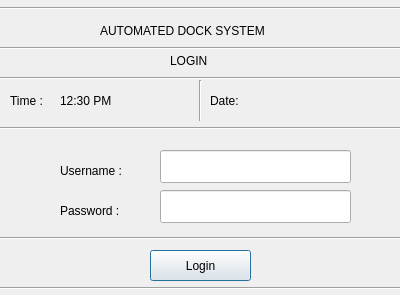
<?xml version="1.0" encoding="UTF-8"?>
<ui version="4.0">
 <class>Dialog</class>
 <widget class="QDialog" name="Dialog">
  <property name="geometry">
   <rect>
    <x>0</x>
    <y>0</y>
    <width>400</width>
    <height>295</height>
   </rect>
  </property>
  <property name="windowTitle">
   <string>Dialog</string>
  </property>
  <widget class="Line" name="line">
   <property name="geometry">
    <rect>
     <x>0</x>
     <y>0</y>
     <width>401</width>
     <height>16</height>
    </rect>
   </property>
   <property name="orientation">
    <enum>Qt::Horizontal</enum>
   </property>
  </widget>
  <widget class="QLabel" name="label">
   <property name="geometry">
    <rect>
     <x>100</x>
     <y>20</y>
     <width>211</width>
     <height>21</height>
    </rect>
   </property>
   <property name="text">
    <string>AUTOMATED DOCK SYSTEM</string>
   </property>
  </widget>
  <widget class="Line" name="line_2">
   <property name="geometry">
    <rect>
     <x>0</x>
     <y>40</y>
     <width>401</width>
     <height>16</height>
    </rect>
   </property>
   <property name="orientation">
    <enum>Qt::Horizontal</enum>
   </property>
  </widget>
  <widget class="Line" name="line_3">
   <property name="geometry">
    <rect>
     <x>0</x>
     <y>70</y>
     <width>401</width>
     <height>16</height>
    </rect>
   </property>
   <property name="orientation">
    <enum>Qt::Horizontal</enum>
   </property>
  </widget>
  <widget class="QLabel" name="label_2">
   <property name="geometry">
    <rect>
     <x>170</x>
     <y>50</y>
     <width>67</width>
     <height>21</height>
    </rect>
   </property>
   <property name="text">
    <string>LOGIN</string>
   </property>
  </widget>
  <widget class="Line" name="line_4">
   <property name="geometry">
    <rect>
     <x>0</x>
     <y>120</y>
     <width>401</width>
     <height>16</height>
    </rect>
   </property>
   <property name="orientation">
    <enum>Qt::Horizontal</enum>
   </property>
  </widget>
  <widget class="QLabel" name="label_3">
   <property name="geometry">
    <rect>
     <x>10</x>
     <y>90</y>
     <width>67</width>
     <height>21</height>
    </rect>
   </property>
   <property name="text">
    <string>Time :</string>
   </property>
  </widget>
  <widget class="QLabel" name="label_4">
   <property name="geometry">
    <rect>
     <x>60</x>
     <y>90</y>
     <width>141</width>
     <height>21</height>
    </rect>
   </property>
   <property name="text">
    <string>12:30 PM</string>
   </property>
  </widget>
  <widget class="QLabel" name="label_5">
   <property name="geometry">
    <rect>
     <x>210</x>
     <y>90</y>
     <width>41</width>
     <height>21</height>
    </rect>
   </property>
   <property name="text">
    <string>Date:</string>
   </property>
  </widget>
  <widget class="QLabel" name="label_6">
   <property name="geometry">
    <rect>
     <x>260</x>
     <y>90</y>
     <width>141</width>
     <height>21</height>
    </rect>
   </property>
   <property name="text">
    <string/>
   </property>
  </widget>
  <widget class="Line" name="line_5">
   <property name="geometry">
    <rect>
     <x>190</x>
     <y>80</y>
     <width>20</width>
     <height>41</height>
    </rect>
   </property>
   <property name="orientation">
    <enum>Qt::Vertical</enum>
   </property>
  </widget>
  <widget class="QLabel" name="label_7">
   <property name="geometry">
    <rect>
     <x>60</x>
     <y>160</y>
     <width>81</width>
     <height>21</height>
    </rect>
   </property>
   <property name="text">
    <string>Username :</string>
   </property>
  </widget>
  <widget class="QLabel" name="label_8">
   <property name="geometry">
    <rect>
     <x>60</x>
     <y>200</y>
     <width>81</width>
     <height>21</height>
    </rect>
   </property>
   <property name="text">
    <string>Password :</string>
   </property>
  </widget>
  <widget class="QLineEdit" name="inputuser">
   <property name="geometry">
    <rect>
     <x>160</x>
     <y>150</y>
     <width>191</width>
     <height>33</height>
    </rect>
   </property>
  </widget>
  <widget class="QLineEdit" name="inputpswd">
   <property name="geometry">
    <rect>
     <x>160</x>
     <y>190</y>
     <width>191</width>
     <height>33</height>
    </rect>
   </property>
  </widget>
  <widget class="Line" name="line_6">
   <property name="geometry">
    <rect>
     <x>0</x>
     <y>230</y>
     <width>401</width>
     <height>16</height>
    </rect>
   </property>
   <property name="orientation">
    <enum>Qt::Horizontal</enum>
   </property>
  </widget>
  <widget class="QPushButton" name="pushButton1">
   <property name="geometry">
    <rect>
     <x>150</x>
     <y>250</y>
     <width>101</width>
     <height>31</height>
    </rect>
   </property>
   <property name="text">
    <string>Login</string>
   </property>
  </widget>
  <widget class="Line" name="line_7">
   <property name="geometry">
    <rect>
     <x>0</x>
     <y>280</y>
     <width>401</width>
     <height>16</height>
    </rect>
   </property>
   <property name="orientation">
    <enum>Qt::Horizontal</enum>
   </property>
  </widget>
 </widget>
 <resources/>
 <connections/>
</ui>
